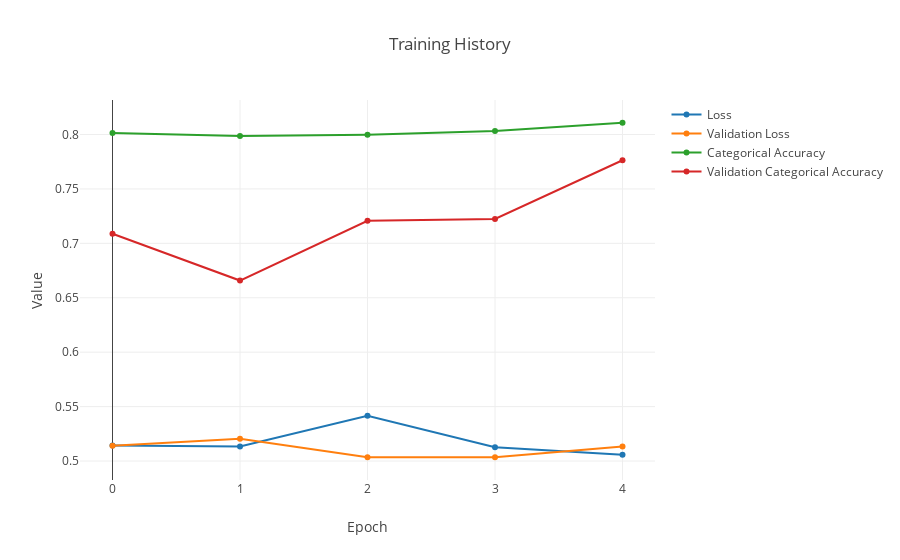

Here is the notebook cell this chart was saved with:
### Markdown cell above
<a id='training_plot'></a>
# Model Training Plot

The following plot shows the learning of the model during training.

### Code cell
import plotly 
plotly.offline.init_notebook_mode(connected=True)

loss_p = plotly.graph_objs.Scatter(
    y = [history.history['loss'][0] for history in histories],
    mode = 'lines+markers',
    name = 'Loss'
)

val_loss_p = plotly.graph_objs.Scatter(
    y = [history.history['val_loss'][0] for history in histories],
    mode = 'lines+markers',
    name = 'Validation Loss'
)

acc_p = plotly.graph_objs.Scatter(
    y = [history.history['f1'][0] for history in histories],
    mode = 'lines+markers',
    name = 'Categorical Accuracy'
)

val_acc_p = plotly.graph_objs.Scatter(
    y = [history.history['val_f1'][0] for history in histories],
    mode = 'lines+markers',
    name = 'Validation Categorical Accuracy'
)

layout = plotly.graph_objs.Layout(title="Training History",
                yaxis=dict(title='Value'),
                xaxis=dict(title='Epoch'))

data = [loss_p, val_loss_p, acc_p, val_acc_p]
fig = plotly.graph_objs.Figure(data=data, layout=layout)

plotly.offline.iplot(fig, filename='jupyter-train-history')

### Figure 1 — Plotly figure (JSON) as saved in the notebook; plotly's stock layout.template omitted (floating-point values rounded to 4 significant figures)
{"data": [{"mode": "lines+markers", "name": "Loss", "type": "scatter", "uid": "a9cbd646-b2d0-11e8-860b-94b86d86a98e", "y": [0.5142, 0.5133, 0.5416, 0.5126, 0.5057]}, {"mode": "lines+markers", "name": "Validation Loss", "type": "scatter", "uid": "a9cbd647-b2d0-11e8-860b-94b86d86a98e", "y": [0.514, 0.5205, 0.5035, 0.5035, 0.5134]}, {"mode": "lines+markers", "name": "Categorical Accuracy", "type": "scatter", "uid": "a9cbd648-b2d0-11e8-860b-94b86d86a98e", "y": [0.8015, 0.7986, 0.7997, 0.8031, 0.8108]}, {"mode": "lines+markers", "name": "Validation Categorical Accuracy", "type": "scatter", "uid": "a9cbd649-b2d0-11e8-860b-94b86d86a98e", "y": [0.7088, 0.6658, 0.7207, 0.7225, 0.7764]}], "layout": {"title": "Training History", "xaxis": {"title": "Epoch"}, "yaxis": {"title": "Value"}}}
